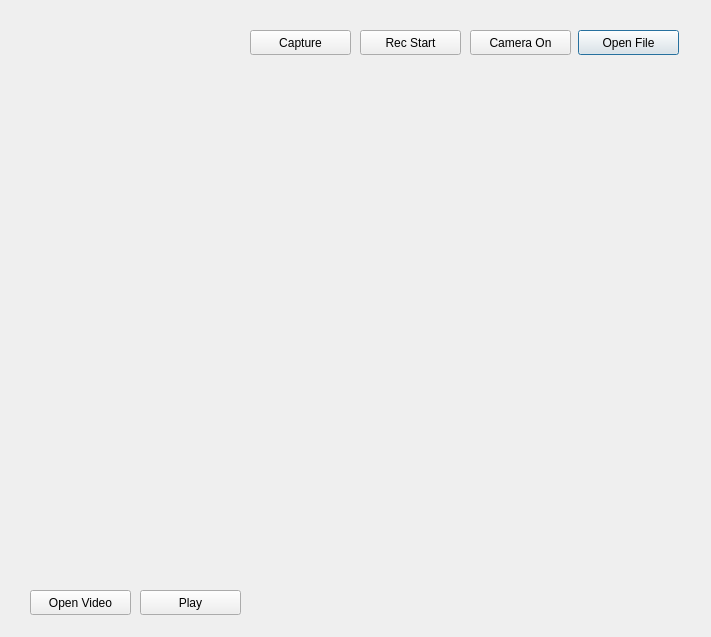
<?xml version="1.0" encoding="UTF-8"?>
<ui version="4.0">
 <class>Dialog</class>
 <widget class="QDialog" name="Dialog">
  <property name="geometry">
   <rect>
    <x>0</x>
    <y>0</y>
    <width>711</width>
    <height>637</height>
   </rect>
  </property>
  <property name="windowTitle">
   <string>Dialog</string>
  </property>
  <widget class="QLabel" name="label">
   <property name="geometry">
    <rect>
     <x>36</x>
     <y>80</y>
     <width>640</width>
     <height>480</height>
    </rect>
   </property>
   <property name="text">
    <string/>
   </property>
  </widget>
  <widget class="QPushButton" name="btnOpen">
   <property name="geometry">
    <rect>
     <x>578</x>
     <y>30</y>
     <width>101</width>
     <height>25</height>
    </rect>
   </property>
   <property name="text">
    <string>Open File</string>
   </property>
  </widget>
  <widget class="QPushButton" name="btnCamera">
   <property name="geometry">
    <rect>
     <x>470</x>
     <y>30</y>
     <width>101</width>
     <height>25</height>
    </rect>
   </property>
   <property name="text">
    <string>Camera On</string>
   </property>
  </widget>
  <widget class="QPushButton" name="btnRecord">
   <property name="geometry">
    <rect>
     <x>360</x>
     <y>30</y>
     <width>101</width>
     <height>25</height>
    </rect>
   </property>
   <property name="text">
    <string>Rec Start</string>
   </property>
  </widget>
  <widget class="QLabel" name="label2">
   <property name="geometry">
    <rect>
     <x>30</x>
     <y>30</y>
     <width>67</width>
     <height>17</height>
    </rect>
   </property>
   <property name="text">
    <string/>
   </property>
  </widget>
  <widget class="QPushButton" name="btnCapture">
   <property name="geometry">
    <rect>
     <x>250</x>
     <y>30</y>
     <width>101</width>
     <height>25</height>
    </rect>
   </property>
   <property name="text">
    <string>Capture</string>
   </property>
  </widget>
  <widget class="QPushButton" name="btnOpenVideo">
   <property name="geometry">
    <rect>
     <x>30</x>
     <y>590</y>
     <width>101</width>
     <height>25</height>
    </rect>
   </property>
   <property name="text">
    <string>Open Video</string>
   </property>
  </widget>
  <widget class="QPushButton" name="btnOpenVideo_2">
   <property name="geometry">
    <rect>
     <x>140</x>
     <y>590</y>
     <width>101</width>
     <height>25</height>
    </rect>
   </property>
   <property name="text">
    <string>Play</string>
   </property>
  </widget>
 </widget>
 <resources/>
 <connections/>
</ui>
